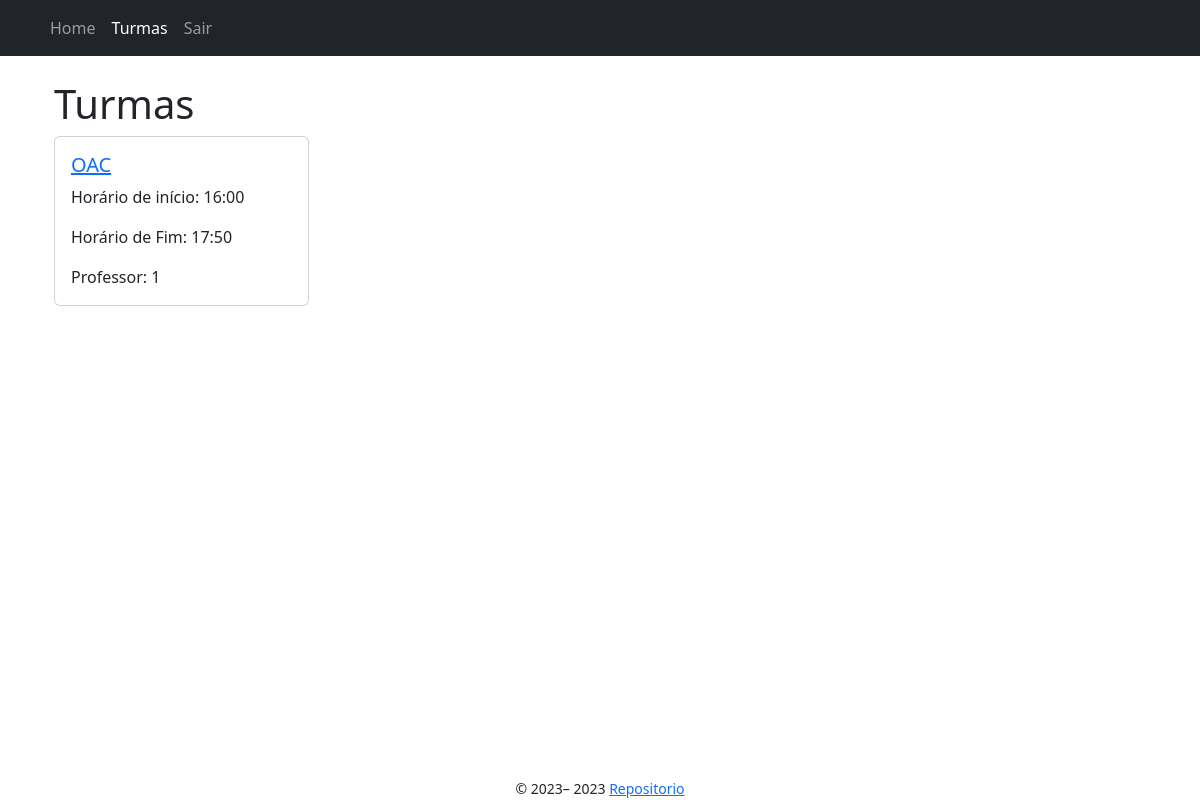
Page /turmas/ (signed in) on the committed database.
### app/models/turma.py (models this page shows)
class Turma(db.Model):
    __tablename__ = "turma"
    id = db.Column(db.Integer, primary_key=True)
    nome = db.Column(db.String(100), nullable=False)
    horario_inicio = db.Column(db.Time, nullable=False)
    horario_fim = db.Column(db.Time, nullable=False)
    senha = db.Column(db.String(200), nullable=False)
    semestre = db.Column(db.Integer, nullable=False)
    professor_id = db.Column(db.Integer, db.ForeignKey(
        'professor.id'), nullable=False)
    aulas = db.relationship('Aula', backref=db.backref('turma_aulas', lazy=True)) #1 to N
    exames = db.relationship('Exame', backref='turma_exame', lazy=True) #1 to N
    def __repr__(self) -> str:
        return "<Turma %r>" % self.id

### app/controllers/turmas_controller.py (the view)
@bp.route("/", methods=["GET"])
@login_required
def index():
    turmas = Turma.query.all()
    print(f"Turmas: {turmas}")
    return render_template("turmas/index.jinja2", turmas=turmas, user=current_user)

### app/templates/turmas/index.jinja2 (shortened to what this page needs)
{% extends "./base.jinja2" %}
{% from 'bootstrap5/utils.html' import render_icon %}
{% block head %}
    {{ super() }}
{% endblock %}
{% block content %}
    <div class="container">
        <h1>Turmas</h1>
        <div class="row row-col-1 row-cols-md-2 row-cols-lg-4">
            {% for turma in turmas %}
                <div class="col mb-4">
                    <div class="card">
                        <div class="card-body">
                            <a href="{{ url_for('turmas.show', turma_id=turma.id) }}">
                                <h5 class="card-title">{{ turma.nome }}</h5>
                            </a>
                            <p>Horário de início: {{ turma.horario_inicio.strftime('%H:%M') }}</p>
                            <p>Horário de Fim: {{ turma.horario_fim.strftime('%H:%M') }}</p>
                            <p class="card-text">Professor: {{ turma.professor_id }}</p>
                        </div>
                    </div>
                </div>
            {% endfor %}
        </div>
    </div>
{% endblock %}

### app/static/style.css (style rules this page uses)
* { box-sizing: border-box; margin: 0; padding: 0; }
body { display: grid; min-height: 100vh; min-width: 100vw; grid-template-columns: 1fr; grid-template-rows: auto 1fr auto; grid-template-areas: "header" "main" "footer"; }

### rows in the picture
Turma: nome "OAC", horario_inicio "16:00", horario_fim "17:50", professor_id "1"

### other values in the picture
{{ render_nav_item("index.index", "Home") }} "Home"
{{ render_nav_item("turmas.index", "Turmas") }} "Turmas"
{{ render_nav_item("auth.logout", "Sair") }} "Sair"
